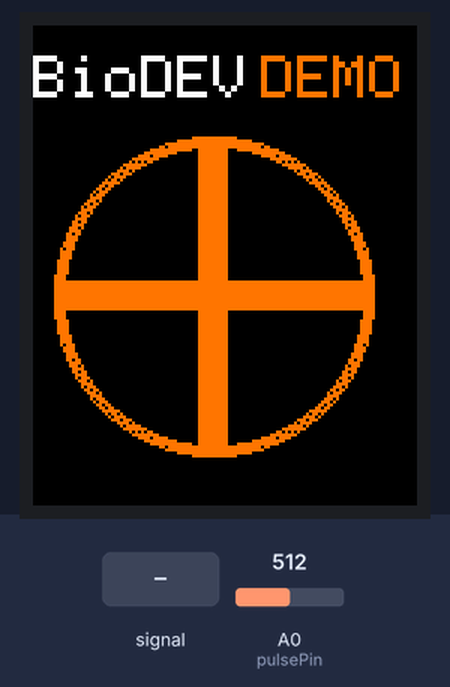
This sketch was run on a simulated Arduino Uno, built with avr-gcc and run on an emulated ATmega328P. On the bench: 128×160 colour display. The test bench sets the inputs (shaded band); at power-on: A0 (pulsePin) = 512. What the sketch prints to the serial monitor is not drawn.

Above: at 2.3 s.
At 7.4 s:
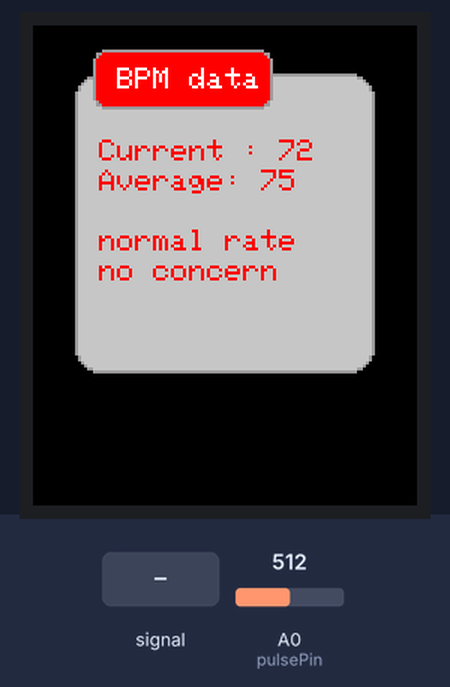
7.5 s: A0 (pulsePin) fed a 200 Hz sine of ±81 counts around its level
At 9.7 s:
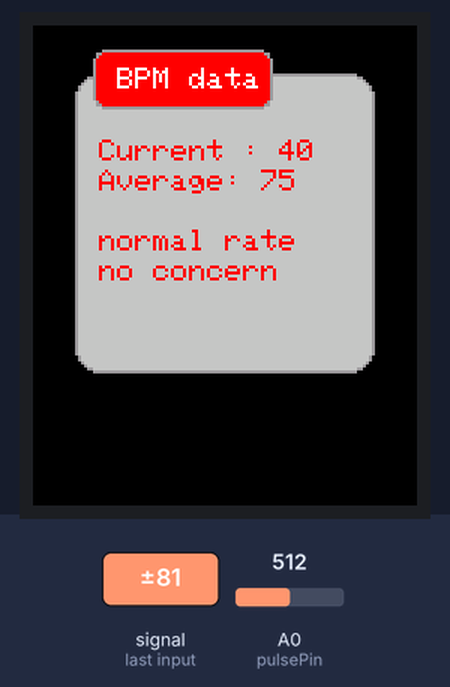
10.5 s: A0 (pulsePin) fed a 2 Hz sine of ±306 counts around its level
At 12.9 s:
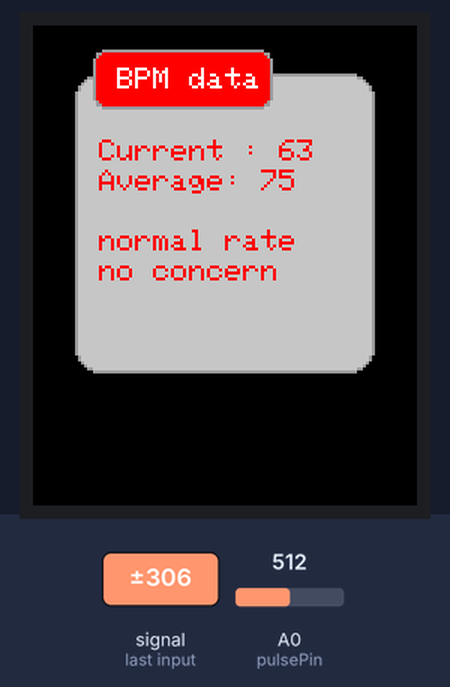
13.5 s: A0 (pulsePin) set to 535
Timing chart, 0 to 16.5 s (numbered marks = the images above; inputs shaded):
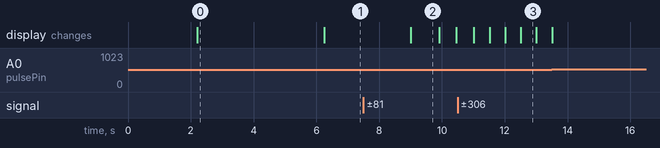

The sketch:

TFTandPulse.ino
```cpp
// Init pins
#define sclk 13
#define mosi 11
#define cs   10
#define dc   9
#define rst  8

//TFT display libraries
#include <Adafruit_GFX.h>    // Core graphics library
#include <Adafruit_ST7735.h> // Hardware-specific library
#include <SPI.h>

Adafruit_ST7735 tft = Adafruit_ST7735(cs, dc, rst);

int pulsePin = 0;

// Volatile Variables, used in the interrupt service routine!
volatile int BPM;                   // int that holds raw Analog in 0. updated every 2mS
volatile int Signal;                // holds the incoming raw data
volatile int IBI = 600;             // int that holds the time interval between beats! Must be seeded!
volatile boolean Pulse = false;     // "True" when User's live heartbeat is detected. "False" when not a "live beat".
volatile boolean QS = false;        // becomes true when Arduoino finds a beat.

int AverageBPM[10] = {70};
int SummedAverage;

int count = 0;

void setup(){

  Serial.begin(9600);             // we agree to talk fast!
  interruptSetup();                 // sets up to read Pulse Sensor signal every 2mS


  tft.initR(INITR_GREENTAB); // initialize a ST7735R chip, green tab
  tft.fillScreen(ST7735_BLACK);

  Serial.println("Splash Title");
  tft.setTextSize(2);
  tft.setCursor(0, 10);
  tft.setTextColor(ST7735_WHITE);
  tft.print("BioDEV");
  tft.setCursor(76, 10);
  tft.setTextColor( tft.Color565( 0xFF, 0x77, 0x00) );
  tft.print("DEMO");
  delay(2000);

  Serial.println("Drawing biodev logo");
  tft.drawCircle(60,90,50,tft.Color565( 0xFF, 0x77, 0x00));
  tft.drawCircle(60,90,51,tft.Color565( 0xFF, 0x77, 0x00));
  tft.drawCircle(60,90,52,tft.Color565( 0xFF, 0x77, 0x00));
  tft.drawCircle(60,90,53,tft.Color565( 0xFF, 0x77, 0x00));
  tft.fillRect(10,85,100,10, tft.Color565( 0xFF, 0x77, 0x00));
  tft.fillRect(55,40,10,100, tft.Color565( 0xFF, 0x77, 0x0));
  delay(4000);

  // Clear screen
  Serial.println("Clear screen with BLACK");
  tft.fillScreen(ST7735_BLACK);

  //main data output screen
  tft.setTextSize(1);
  tft.fillRoundRect( 14,16, 100, 100, 8, tft.Color565( 0xC4, 0xC4, 0xC4) );
  tft.drawRoundRect( 14,16, 100, 100, 8, tft.Color565( 0x99, 0x99, 0x99) );
  // Title
  tft.fillRoundRect( 20,8, 60, 20, 4, tft.Color565( 0xFF, 0, 0) );
  tft.drawRoundRect( 20,8, 60, 20, 4, tft.Color565( 0x99, 0x99, 0x99) );
  // Title text
  tft.setCursor(28, 14);
  tft.setTextColor(ST7735_WHITE);
  tft.print("BPM data");
  // Message
  tft.setTextColor(ST7735_RED);
  tft.setCursor(22, 38);
  tft.print("Current : 72");
  tft.setCursor(22, 48);
  tft.print("Average: 75");
  tft.setCursor(22, 68);
  tft.print("normal rate");
  tft.setCursor(22, 78);
  tft.print("no concern");
}


void loop(){


  if (QS == true){     // A Heartbeat Was Found
                       // BPM and IBI have been Determined
                       // Quantified Self "QS" true when arduino finds a heartbeat


      //FIX THE SUMMED AVERAGE METHOD

      SummedAverage = 0;

      for(int i =0; i < 9; i++){
        AverageBPM[i] = AverageBPM[i+1];
        SummedAverage = SummedAverage + AverageBPM[i+1];
      }
      AverageBPM[9] = BPM;
      SummedAverage = BPM;

      SummedAverage = SummedAverage/10;


      String bpmVal = String(BPM);
      String AveBPM = String(SummedAverage);

      //clears the current bpm reading
      tft.fillRect(72,37,30,10,tft.Color565( 0xC4, 0xC4, 0xC4));

      tft.setCursor(22, 38);
      tft.print("Current : " + bpmVal);

      /*
      tft.fillRect(72,47,30,10,tft.Color565( 0xC4, 0xC4, 0xC4));

      tft.setCursor(22, 48);
      tft.print("Average: " + AveBPM);
      */


      QS = false;                      // reset the Quantified Self flag for next time
  }


  delay(20);                             //  take a break
}
```

Interrupt.ino
```cpp
volatile int rate[10];                    // array to hold last ten IBI values
volatile unsigned long sampleCounter = 0;          // used to determine pulse timing
volatile unsigned long lastBeatTime = 0;           // used to find IBI
volatile int P =512;                      // used to find peak in pulse wave, seeded
volatile int T = 512;                     // used to find trough in pulse wave, seeded
volatile int thresh = 525;                // used to find instant moment of heart beat, seeded
volatile int amp = 100;                   // used to hold amplitude of pulse waveform, seeded
volatile boolean firstBeat = true;        // used to seed rate array so we startup with reasonable BPM
volatile boolean secondBeat = false;      // used to seed rate array so we startup with reasonable BPM


void interruptSetup(){
  // Initializes Timer2 to throw an interrupt every 2mS.
  TCCR2A = 0x02;     // DISABLE PWM ON DIGITAL PINS 3 AND 11, AND GO INTO CTC MODE
  TCCR2B = 0x06;     // DON'T FORCE COMPARE, 256 PRESCALER
  OCR2A = 0X7C;      // SET THE TOP OF THE COUNT TO 124 FOR 500Hz SAMPLE RATE
  TIMSK2 = 0x02;     // ENABLE INTERRUPT ON MATCH BETWEEN TIMER2 AND OCR2A
  sei();             // MAKE SURE GLOBAL INTERRUPTS ARE ENABLED
}


// THIS IS THE TIMER 2 INTERRUPT SERVICE ROUTINE.
// Timer 2 makes sure that we take a reading every 2 miliseconds
ISR(TIMER2_COMPA_vect){                         // triggered when Timer2 counts to 124
  cli();                                      // disable interrupts while we do this
  Signal = analogRead(pulsePin);              // read the Pulse Sensor
  sampleCounter += 2;                         // keep track of the time in mS with this variable
  int N = sampleCounter - lastBeatTime;       // monitor the time since the last beat to avoid noise

    //  find the peak and trough of the pulse wave
  if(Signal < thresh && N > (IBI/5)*3){       // avoid dichrotic noise by waiting 3/5 of last IBI
    if (Signal < T){                        // T is the trough
      T = Signal;                         // keep track of lowest point in pulse wave
    }
  }

  if(Signal > thresh && Signal > P){          // thresh condition helps avoid noise
    P = Signal;                             // P is the peak
  }                                        // keep track of highest point in pulse wave

  //  NOW IT'S TIME TO LOOK FOR THE HEART BEAT
  // signal surges up in value every time there is a pulse
  if (N > 250){                                   // avoid high frequency noise
    if ( (Signal > thresh) && (Pulse == false) && (N > (IBI/5)*3) ){
      Pulse = true;                               // set the Pulse flag when we think there is a pulse
//      digitalWrite(blinkPin,HIGH);                // turn on pin 13 LED
      IBI = sampleCounter - lastBeatTime;         // measure time between beats in mS
      lastBeatTime = sampleCounter;               // keep track of time for next pulse

      if(secondBeat){                        // if this is the second beat, if secondBeat == TRUE
        secondBeat = false;                  // clear secondBeat flag
        for(int i=0; i<=9; i++){             // seed the running total to get a realisitic BPM at startup
          rate[i] = IBI;
        }
      }

      if(firstBeat){                         // if it's the first time we found a beat, if firstBeat == TRUE
        firstBeat = false;                   // clear firstBeat flag
        secondBeat = true;                   // set the second beat flag
        sei();                               // enable interrupts again
        return;                              // IBI value is unreliable so discard it
      }


      // keep a running total of the last 10 IBI values
      word runningTotal = 0;                  // clear the runningTotal variable

      for(int i=0; i<=8; i++){                // shift data in the rate array
        rate[i] = rate[i+1];                  // and drop the oldest IBI value
        runningTotal += rate[i];              // add up the 9 oldest IBI values
      }

      rate[9] = IBI;                          // add the latest IBI to the rate array
      runningTotal += rate[9];                // add the latest IBI to runningTotal
      runningTotal /= 10;                     // average the last 10 IBI values
      BPM = 60000/runningTotal;               // how many beats can fit into a minute? that's BPM!
      QS = true;                              // set Quantified Self flag
      // QS FLAG IS NOT CLEARED INSIDE THIS ISR
    }
  }

  if (Signal < thresh && Pulse == true){   // when the values are going down, the beat is over
//    digitalWrite(blinkPin,LOW);            // turn off pin 13 LED
    Pulse = false;                         // reset the Pulse flag so we can do it again
    amp = P - T;                           // get amplitude of the pulse wave
    thresh = amp/2 + T;                    // set thresh at 50% of the amplitude
    P = thresh;                            // reset these for next time
    T = thresh;
  }

  if (N > 2500){                           // if 2.5 seconds go by without a beat
    thresh = 512;                          // set thresh default
    P = 512;                               // set P default
    T = 512;                               // set T default
    lastBeatTime = sampleCounter;          // bring the lastBeatTime up to date
    firstBeat = true;                      // set these to avoid noise
    secondBeat = false;                    // when we get the heartbeat back
  }

  sei();                                   // enable interrupts when youre done!
}// end isr
```

Measured:
- after the input at 7.5 s, the display: changes after 1.5 s (image 2)
- what the display in image 0 shows lasts 4.0 s, from 2.2 s to 6.2 s
- what the display in image 3 shows lasts 0.5 s, from 12.5 s to 13.0 s
